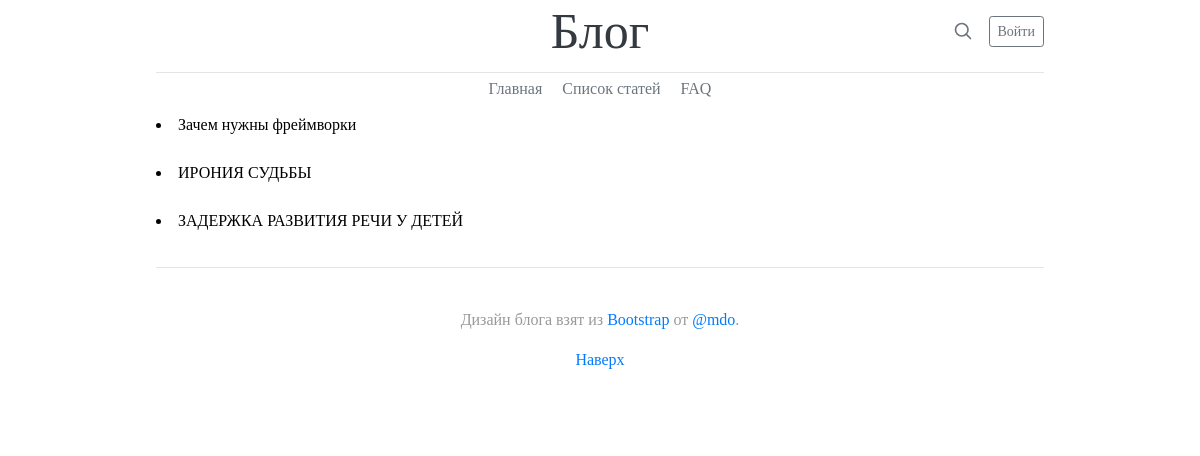
The page /articles/ on the database as committed earlier.
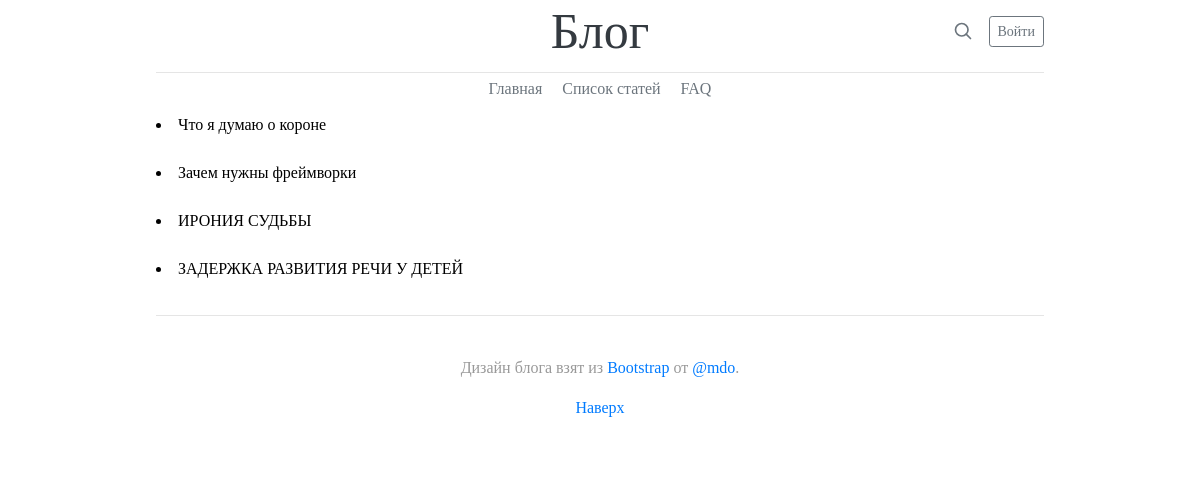
The same page on the database as committed later.
### myfirst/apps/articles/models.py (models this page shows, shortened)
class Article(models.Model):
    article_title = models.CharField('Название статьи', max_length=200)
    article_text = RichTextUploadingField('Текст статьи')
    pub_date = models.DateTimeField('Дата публикации')
    class Meta:
        verbose_name ='Статья'
        verbose_name_plural ='Статьи'

### myfirst/apps/articles/views.py (the view)
# urls.py: path('',views.ind, name='ind'),
def ind(request):
    latest_articles_list = Article.objects.order_by('-pub_date')
    return render( request,'articles/list.html',{'latest_articles_list': latest_articles_list})

### myfirst/templates/articles/list.html (shortened to what this page needs)
{% extends 'base.html' %}
{% block content %}
    {% if latest_articles_list %}
        {% for a in latest_articles_list %}
        <li><a class="article"color="black" href="{% url 'articles:detail' a.id %}">{{a.article_title}}</a></li><br>
        {% endfor %}
    {% else %}
        Статьи не найдены :(
    {% endif %}
{% endblock %}

Rows that differ between the two databases and show on the page:
added Article: article_title "Что я думаю о короне"
